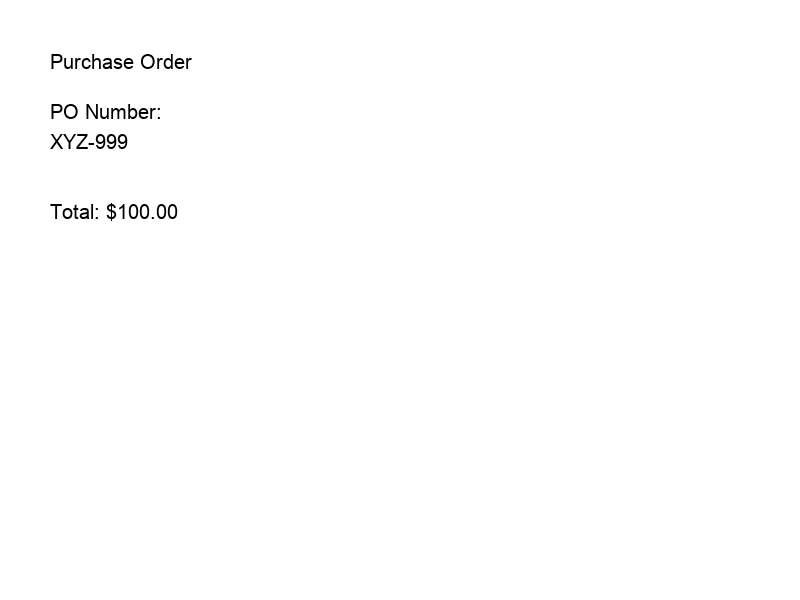

The Python source for this figure:
from PIL import Image, ImageDraw, ImageFont
import os

def create_multiline_po():
    # Create white image
    img = Image.new('RGB', (800, 600), color='white')
    d = ImageDraw.Draw(img)
    
    try:
        font = ImageFont.truetype("Arial.ttf", 20)
    except:
        font = ImageFont.load_default()

    d.text((50, 50), "Purchase Order", fill='black', font=font)
    
    # PO Label on one line, value on next
    d.text((50, 100), "PO Number:", fill='black', font=font)
    d.text((50, 130), "XYZ-999", fill='black', font=font)
    
    d.text((50, 200), "Total: $100.00", fill='black', font=font)
    
    img.save("test_multiline_po.png")
    print("Created test_multiline_po.png")

if __name__ == "__main__":
    create_multiline_po()
